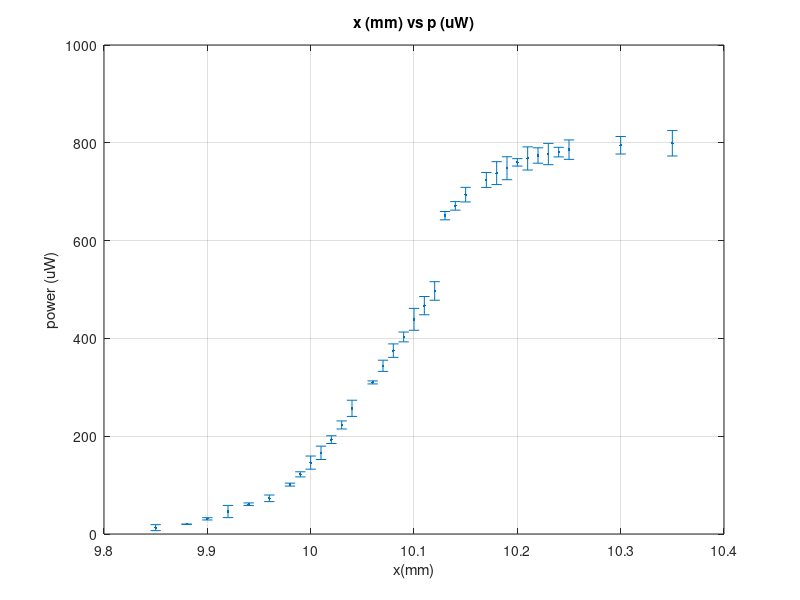
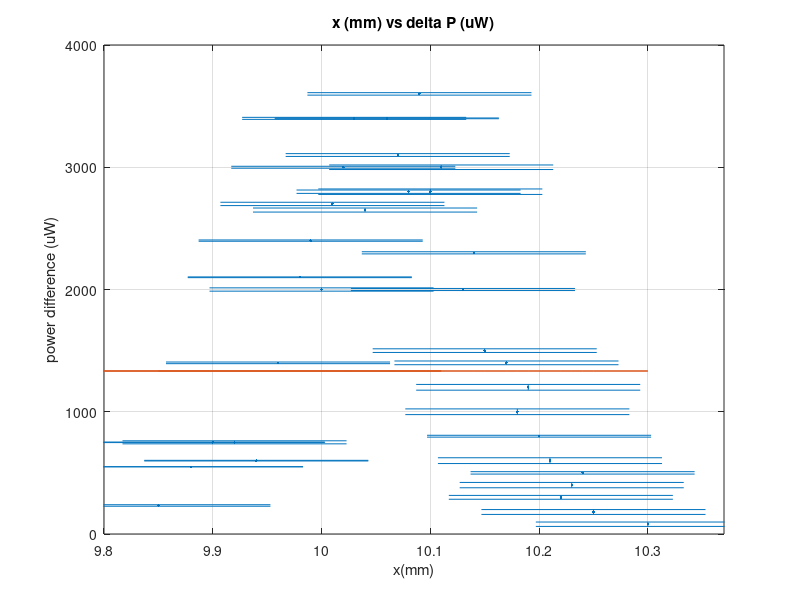

Source code (MATLAB) for these figures, in order:
%
%Beam waist 5.3
%
close all;
clear all;

x=[
10.35
10.3
10.25
10.24
10.23
10.22
10.21
10.2
10.19
10.18
10.17
10.15
10.14
10.13
10.12
10.11
10.1
10.09
10.08
10.07
10.06
10.04
10.03
10.02
10.01
10
9.99
9.98
9.96
9.94
9.92
9.9
9.88
9.85
];

xError = [
    0.02886751346
0.02886751346
0.02886751346
0.02886751346
0.02886751346
0.02886751346
0.02886751346
0.02886751346
0.02886751346
0.02886751346
0.02886751346
0.02886751346
0.02886751346
0.02886751346
0.02886751346
0.02886751346
0.02886751346
0.02886751346
0.02886751346
0.02886751346
0.02886751346
0.02886751346
0.02886751346
0.02886751346
0.02886751346
0.02886751346
0.02886751346
0.02886751346
0.02886751346
0.02886751346
0.02886751346
0.02886751346
0.02886751346
0.02886751346
];

p=[
799
795
786
781
777
774
768
760
748
738
724
694
671
651
497
467
439
403
375
344
310
257
223
193
166
146
122
101
73
61
46
31
20
13
];

pError=[
25.99
17.95
19.86
9.81
21.77
15.74
23.68
7.6
23.48
23.38
15.24
14.94
8.71
8.51
18.97
18.67
22.39
10.03
13.75
11.44
3.1
16.57
8.23
7.93
13.66
13.46
5.22
3.01
6.73
2.61
12.46
2.31
0.2
6.13
 ];

errorbar(x,p,pError,'.');
grid on;
title("x (mm) vs p (uW)");
xlabel("x(mm)");
ylabel("power (uW)");


%
%seems tough to fit. will fit derivative
%

deriv =[];
deriverror=[];
x2=[];

for i=2:length(x)
    a=(p(i)-p(i-1))/(x(i)-x(i-1));
    if (a < 5000)
        deriv(i)=(p(i)-p(i-1))/(x(i)-x(i-1));
        deriverror(i)=sqrt(pError(i)^2 +xError(i)^2);
        x2(i)=x(i);
    end
end
figure;

%finding the line that will intersect with the 1/e value of the derivative
y=[];
for i=1:length(deriv)
    y(i) = (1/2.7)*max(deriv);
end

%plot(deriv);
errorbar(x2,deriv,deriverror,'.'); hold on;
plot(x2, y);
xlim([9.8, 10.37]);
grid on;
title("x (mm) vs delta P (uW)");
xlabel("x(mm)");
ylabel("power difference (uW)");

%now use cftool to fit this curve